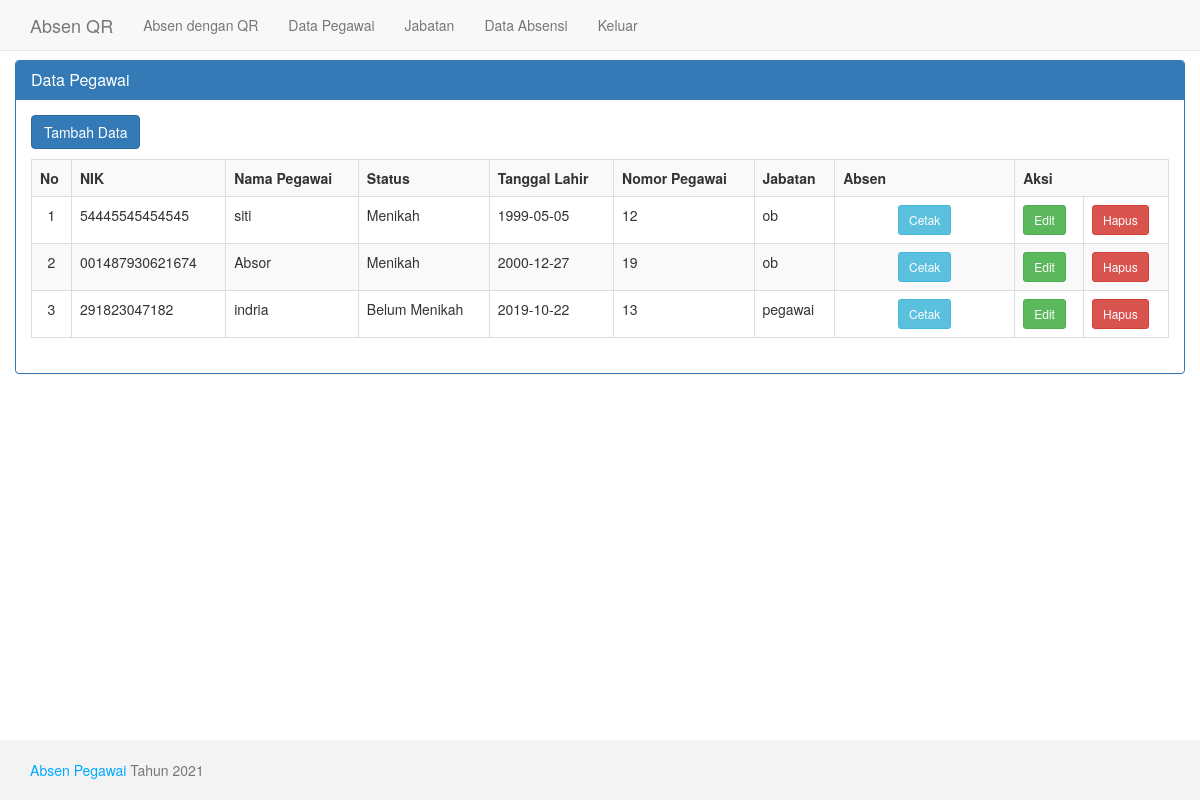
The app's page /data_pegawai.php (signed in) with its own data.
### tables this page shows
CREATE TABLE `pegawai` (
  `id` int(11) NOT NULL,
  `nik` varchar(20) NOT NULL,
  `nama_pegawai` varchar(50) NOT NULL,
  `status` varchar(50) NOT NULL,
  `tgl_lahir` date NOT NULL,
  `nomor_pegawai` varchar(40) NOT NULL,
  `jabatan` varchar(30) NOT NULL
);

CREATE TABLE `jabatan` (
  `id_jabatan` int(11) NOT NULL,
  `nama_jabatan` varchar(25) NOT NULL
);

### data_pegawai.php (the view, shortened to what this page needs)
<?php include "header.php"; ?>
<div class="container">
<?php
$view = isset($_GET['view']) ? $_GET['view'] : null;
switch($view){
	default:
	?>
	<div class="row">
		<div class="panel panel-primary">
			<div class="panel-heading">
				<h3 class="panel-title">Data Pegawai</h3>
			</div>
			<div class="panel-body">
				<a class="btn btn-primary" style="margin-bottom: 10px" href="data_pegawai.php?view=tambah">Tambah Data</a>
				<table class="table table-bordered table-striped">
					<tr>
						<th>No</th>
						<th>NIK</th>
						<th>Nama Pegawai</th>
						<th>Status</th>
						<th>Tanggal Lahir</th>
						<th>Nomor Pegawai</th>
						<th>Jabatan</th>
						<th>Absen</th>
						<th colspan="2" align="center">Aksi</th>
					</tr>
					<?php
					$sql=mysqli_query($konek, "SELECT * FROM pegawai WHERE jabatan!='2' ORDER BY nama_pegawai AND jabatan ASC");
					$no=1;
					while($d=mysqli_fetch_array($sql)){
						$sql_jabatan=mysqli_query($konek,"SELECT * FROM jabatan WHERE id_jabatan=$d[jabatan]");
						$jabatan=mysqli_fetch_array($sql_jabatan);
						echo "<tr>
							<td width='40px' align='center'>$no</td>
							<td>$d[nik]</td>
							<td>$d[nama_pegawai]</td>
							<td>$d[status]</td>
							<td>$d[tgl_lahir]</td>
							<td>$d[nomor_pegawai]</td>
							<td>$jabatan[nama_jabatan]</td>
							<td width='180px' align='center'>
								<a class='btn btn-info btn-sm' href='cetak.php?id=$d[id]' target='_blank'>Cetak</a>
							</td>
							<td>
								<a class='btn btn-success btn-sm' href='edit_pegawai.php?id=$d[id]'>Edit</a>
							</td>
							<td>
								<a class='btn btn-danger btn-sm' href='hapus.php?id=$d[id]'>Hapus</a>
							</td>
						</tr>";
						$no++;
					}
					?>
				</table>
			</div>
		</div>
	</div>
<?php
	break;
?>
<?php
}
?>
</div>
<?php include "footer.php"; ?>

### header.php (shortened to what this page needs)
<!DOCTYPE html>
<html>
<head>
    <link href="./assets/css/bootstrap.min.css" rel="stylesheet">
    <link href="./assets/style.css" rel="stylesheet">
</head>
<body>
    <nav class="navbar navbar-default navbar-fixed-top">
      <div class="container">
        <div class="navbar-header">
          <a class="navbar-brand" href="./">Absen QR</a>
        </div>
        <div id="navbar" class="collapse navbar-collapse">
          <ul class="nav navbar-nav">
            <li><a href="./validasiqr?val=n">Absen dengan QR</a></li>
            <li><a href="./validasiqr?val=n">Data Pegawai</a></li>
            <li><a href="./validasiqr?val=n">Jabatan</a></li>
            <li><a href="./validasiqr?val=n">Data Absensi</a></li>
            <li><a href="logout.php">Keluar</a></li>
          </ul>
        </div>
      </div>
    </nav>

### footer.php (shortened to what this page needs)
	<footer class="footer">
      <div class="container">
        <p class="text-muted"><span style="color: #0af">Absen Pegawai</span> Tahun 2021</p>
      </div>
    </footer>
</body>
</html>

### assets/style.css (style rules this page uses)
html { position: relative; min-height: 100%; }
body { margin-bottom: 60px; }
body > .container { padding: 60px 15px 0; }
.container .text-muted { margin: 20px 0; }
.footer { position: absolute; bottom: 0; width: 100%; height: 60px; background-color: #f3f3f3; }
.footer > .container { padding-right: 15px; padding-left: 15px; }

### records on screen
pegawai: nik "54445545454545", nama_pegawai "siti", status "Menikah", tgl_lahir "1999-05-05", nomor_pegawai "12", jabatan.nama_jabatan "ob"
pegawai: nik "001487930621674", nama_pegawai "Absor", status "Menikah", tgl_lahir "2000-12-27", nomor_pegawai "19", jabatan.nama_jabatan "ob"
pegawai: nik "291823047182", nama_pegawai "indria", status "Belum Menikah", tgl_lahir "2019-10-22", nomor_pegawai "13", jabatan.nama_jabatan "pegawai"
